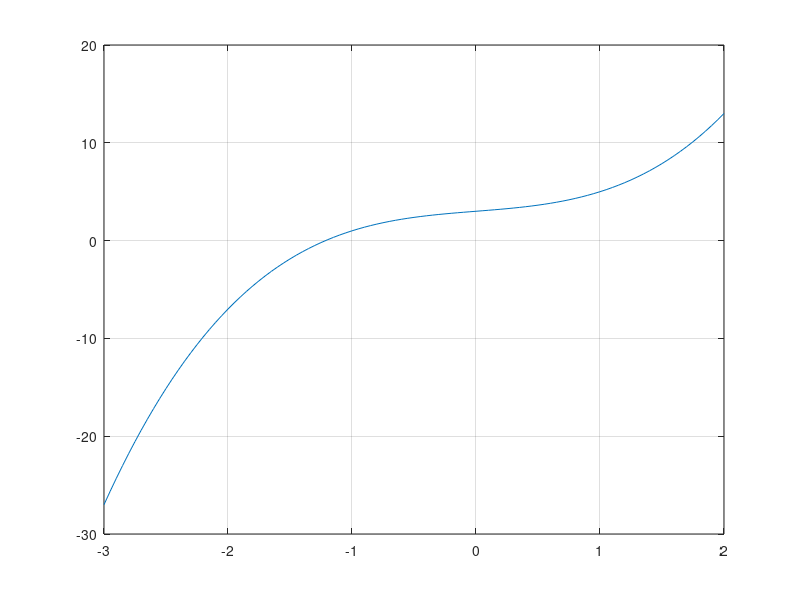

This chart was generated by the following MATLAB code:
function secant_method
%using secant program to approximate the roots 
%plot the function
%the interval [a,b]
a = -3;
b = 2;
x = a:0.05:b;
y = f(x);
figure('name', 'f(x)'), plot(x,y);
grid on;

%two initial approximations 
p0 = -1;
p1 = -1.5;
%delta is the tolerance 
delta = 1E-10;
%epsilon is the tolerance for the function values 
epsilon = 1E-10;
%max_iter is the maximum number of iteration
max_iter = 50;
%secant method 
r = secant(p0, p1, delta, epsilon, max_iter);
disp(r);
end


function y = f(x)
y = x.^3 + x +3;
end 


function r = secant(p0, p1, delta, epsilon, max_iter)

for k = 1:max_iter
   p2 = p1 - f(p1)*(p1-p0)/(f(p1)-f(p0));
   err = abs(p2-p1);
   rel_err = 2*err/(abs(p2)+delta);
   r = p2;
   if err<delta || rel_err<delta || abs(f(r))<epsilon
       break;
   end
   p0 = p1;
   p1 = p2;
    
end

end
